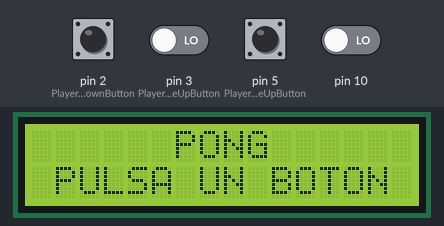
The sketch below on a simulated Arduino Uno, built with avr-gcc and run on an emulated ATmega328P. Shown: 16×2 character LCD. The test bench sets the inputs (shaded band); at power-on: pin 2 (Player_2_moveDownButton), pin 3 (Player_2_moveUpButton), pin 5 (Player_1_moveUpButton), pin 10 LOW.

Above: at 0.8 s.
0.9 s: pin 5 (Player_1_moveUpButton) pulled HIGH for 0.15 s
At 0.97 s:
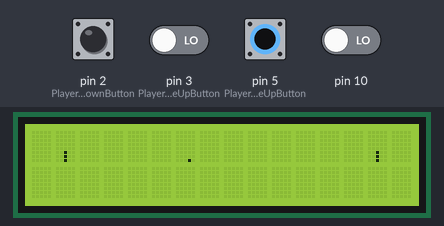
2.5 s: pin 10 driven HIGH
4.3 s: pin 2 (Player_2_moveDownButton) pulled HIGH for 0.15 s
At 7.1 s:
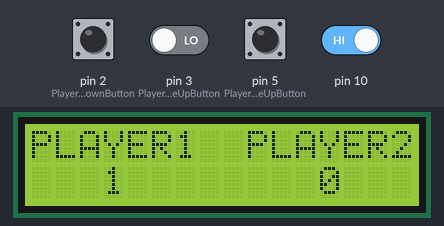
7.4 s: pin 5 (Player_1_moveUpButton) pulled HIGH for 1 s
At 10.7 s:
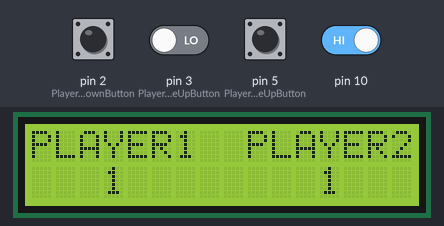

Measured:
- after the input at 0.9 s, the display: first changes at once (image 1 shows a later state)

The sketch:

pong.ino
```cpp
#include <LiquidCrystal.h>
#include <avr/interrupt.h>

//----------------------------------------MACROS------------------------------------------

// Assigning LCD PINS
#define RS 12
#define EN 11
#define D4 6
#define D5 7
#define D6 8
#define D7 9

// Buttons that move the paddle
#define Player_1_moveDownButton 10   // Player 1's Down Button is connected to digital pin 4
#define Player_1_moveUpButton 5     // Player 1's Down Button is connected to digital pin 4
#define Player_2_moveDownButton 2   // Player 2's Down Button is connected to digital pin 4
#define Player_2_moveUpButton 3     // Player 2's Down Button is connected to digital pin 4

// Assigning Player Numbers
#define Player_1 1
#define Player_2 2

// Delay for updating the ball
#define DiagonalballUpdateTime 50
#define HorizontalballUpdateTime 50

//Starting Position of the Ball
#define Start_X 35
#define Start_Y 7

#define Button_Pressed (p1_UpButState | p1_DownButState | p2_UpButState | p2_DownButState)

void(* resetFunc) (void) = 0;       //declaring reset function at address 0

// Global Variables for Pin Change Interrupt Service Routine
volatile boolean x_Up = true;
volatile boolean x_Down = true;

LiquidCrystal lcd(RS, EN, D4, D5, D6, D7);    // Creating Object of type Liquid Crystal

//------------------------------------PADDLE CLASS------------------------------------------

class Paddle
{
  public:
  // Storing Value of each row of the Character Column for the Player's Paddle
  uint8_t PaddleColArray[16] = {0,0,0,0,0,4,4,4,0,0,0,0,0,0,0,0};

  uint8_t PaddlePos = 6;     // Recording Paddles's middle position as reference to move it
  uint8_t Score = 0;         // Score of each Player

  // When the Player presses the "UP" Button
  void MovePaddleUp()
  {
    // Make sure the paddle doesn't go off the board
    if(PaddlePos != 1)
    {
      PaddlePos--;
      PaddleColArray[PaddlePos+2]=0;
      PaddleColArray[PaddlePos-1]=4;
    }
  }

  // When the Player presses the "DOWN" Button
  void MovePaddleDown()
  {
    if(PaddlePos != 14)
    {
      PaddlePos++;
      PaddleColArray[PaddlePos-2]=0;
      PaddleColArray[PaddlePos+1]=4;
    }
  }

  // Printing Paddles using each Player's Number
  void PrintPaddles(uint8_t Player_Num)
  {
    if(Player_Num == 2)
    {
      // Each character must have a unique character ID and array to print
      lcd.createChar(0, PaddleColArray);
      lcd.createChar(1, PaddleColArray+8);

      // Move cursor to 15th character on the 1st row
      lcd.setCursor(14, 0);
      lcd.write(byte(0));

      // Move cursor to 15th character on the 1st row
      lcd.setCursor(14, 1);
      lcd.write(byte(1));
    }

    //if(Player_Num == 1)
    else
    {
      lcd.createChar(2, PaddleColArray);
      lcd.createChar(3, PaddleColArray+8);

      lcd.setCursor(1, 0);
      lcd.write(byte(2));

      lcd.setCursor(1, 1);
      lcd.write(byte(3));
    }
  }
};

// Creating Objects of Class "Paddle"
Paddle p1, p2;

//------------------------------------PRINT_GAME CLASS------------------------------------------

class Print_Game
{
  public:

  // Printing texts when the game starts
  void Start_Game()
  {
    lcd.print(F("      PONG "));

    //Set the Cursor at the starting of 2nd row
    lcd.setCursor(0, 1);
    lcd.print(F(" PULSA UN BOTON"));

    // Variables to record the state of Push-Buttons
    uint8_t p1_UpButState = 0;
    uint8_t p1_DownButState = 0;
    uint8_t p2_UpButState = 0;
    uint8_t p2_DownButState = 0;

    // Waiting till any one of the button is pressed
    while(!(Button_Pressed))
    {
      // Low Level Code for digitalread() function for each input pin
      p1_UpButState = ((PIND & (1 << Player_1_moveUpButton)) );
      p1_DownButState = ((PINB & (1 << (Player_1_moveDownButton-8))) );
      p2_UpButState = ((PIND & (1 << Player_2_moveUpButton)) );
      p2_DownButState = ((PIND & (1 << Player_2_moveDownButton)) );
    }
    lcd.clear();        //Clearing LCD to start the game
  }

  // Printing score each time a player scores
  void Print_Score()
  {
    // Clearing the LCD to print scores
    lcd.clear();
    lcd.print(F("PLAYER1  PLAYER2"));
    lcd.setCursor(3 ,1);
    lcd.print(p1.Score);
    lcd.setCursor(12 ,1);
    lcd.print(p2.Score);

    // Scores remain on the display for 2 seconds
    delay(2000);

    // Clearing the display to continue the game
    lcd.clear();
  }

  // Printing the Winner on Display
  void Print_Winner(int Player_Num)
  {

    lcd.setCursor(0 ,0);
    lcd.print(F("  SE ACABO, EL "));
    lcd.setCursor(1, 1);
    lcd.print(F("JUGADOR "));
    lcd.print(Player_Num);
    lcd.setCursor(11 ,1);
    lcd.print(F(" GANA"));

    // Text remains on screen for 5 seconds
    delay(5000);

    // Resetting the Game
    resetFunc();
  }
};

// Creating an Object of Print_Game Class
Print_Game g;

//------------------------------------BALL CLASS------------------------------------------

class Ball
{
  private:

  // Flag to reset the ball and paddles when a point is scored
  uint8_t Point_Scored = 0;

  // X and Y Direction Components of the Ball
  uint8_t ballYDir = 0;       // Ball starts off going horizontal
  uint8_t ballXDir = -1;      // Call starts off going left

  // Location of the Ball
  uint8_t ballY = Start_Y;
  uint8_t ballX = Start_X;

  // Row values of Character of the LCD in which the Ball is present
  uint8_t ballCharArray[8] = {0, 0, 0, 0, 0, 0, 0, 16};

  public:

  // Declaring member fucntions defined outside of class
  void GenerateBallArray();

  void PrintBall();

  void UpdateBall(uint8_t , uint8_t);

  void AwardAPoint();
};

//----------------------------Member Fuctions of Class BALL---------------------------------

// Generate the 8 values that make up the character to draw
void Ball :: GenerateBallArray()
{
  for(uint8_t i=0; i<8; i++)
    {
    if(i == (ballY % 8))
    {
      ballCharArray[i] = 2 << (4 - (ballX % 5));
    }
    else
    {
      ballCharArray[i] = 0;
    }
  }
}

void Ball :: PrintBall()
{
  // Calculate the column we will draw in
  uint8_t LCDCol = ballX / 5;

  // Either the top or bottom row
  uint8_t LCDRow = (ballY <= 7) ? 0 : 1;

  // Assign array to the charNum
  lcd.createChar(4, ballCharArray);

  // Move the cursor into position
  lcd.setCursor(LCDCol,LCDRow);

  // Draw the character
  lcd.write(byte(4));
}

// Updating the Ball's Position
void Ball :: UpdateBall(uint8_t P1_PaddlePos, uint8_t P2_PaddlePos)
{
  // Short wait before update
  // Handling different delays so that
  // ball has same speed when it's going diagonally
  if(ballYDir)          // When it's going Diagonally
  {
    delay(DiagonalballUpdateTime);
  }
  else                  // When it's going Horizontally
  {
    delay(HorizontalballUpdateTime);
  }

  //-------------CALCULATING BALL'S NEXT POSITION------------

  //If the Ball goes off-board
  if((ballX <= 6) || (ballX >= 73))
  {
    AwardAPoint();
  }

  //If Ball is at the Player 2 edge
  else if(ballX == 72)
  {
    // IF THE BALL STRIKES THE MIDDLE POSITION OF THE PADDLE
    if(ballY == P2_PaddlePos)
    {
      ballXDir = -1;
    }

    // IF THE BALL STRIKES THE BOTTOM POSITION OF THE PADDLE
    else if(ballY == (P2_PaddlePos + 1))
    {
      ballXDir = -1;
      if(ballY == 15)    // If the ball strikes the paddle at the bottom corner of the display
      {
        ballYDir = -1;
      }
      else
      {
        ballYDir = 1;
      }
    }

    // IF THE BALL STRIKES THE TOP POSITION OF THE PADDLE
    else if(ballY == (P2_PaddlePos - 1)){
      ballXDir = -1;
      if(ballY == 0)    // If the ball strikes the paddle at the upper corner of the display
      {
        ballYDir = 1;
      }
      else
      {
        ballYDir = -1;
      }
    }
  }

  //If Ball is at the Player 1 edge
  else if(ballX == 7)
  {
    // IF THE BALL STRIKES THE MIDDLE POSITION OF THE PADDLE
    if(ballY == P1_PaddlePos)
    {
      ballXDir = 1;
    }

    // IF THE BALL STRIKES THE BOTTOM POSITION OF THE PADDLE
    else if(ballY == (P1_PaddlePos + 1)){
      ballXDir = 1;
      if(ballY == 15)    // If the ball strikes the paddle at the bottom corner of the
      {
        ballYDir = -1;
      }
      else
      {
        ballYDir = 1;
      }
    }

    // IF THE BALL STRIKES THE TOP POSITION OF THE PADDLE
    else if(ballY == (P1_PaddlePos - 1))
    {
      ballXDir = 1;
      if(ballY == 0)    // If the ball strikes the paddle at the upper corner of the display
      {
        ballYDir = 1;
      }
      else
      {
        ballYDir = -1;
      }
    }
  }

  // If the Ball Hit top or bottom of display then change Y Direction
  else if((ballY == 0) || (ballY == 15))
  {
    ballYDir *= -1;
  }

  //Resetting the Ball and Paddles IF a point is scored
  if(Point_Scored == 1)
  {
    // Resetting the Ball
    ballX = Start_X;
    ballY = Start_Y;
    ballXDir *= -1;
    ballYDir = 0;

    // Resetting the Paddles
    p1.PaddlePos = 6;
    p2.PaddlePos = 6;

    for(uint8_t i=0; i<16; i++)
    {
      if((i==5) || (i==6) || (i==7))
      {
        p1.PaddleColArray[i] = 4;
        p2.PaddleColArray[i] = 4;
      }
      else
      {
        p1.PaddleColArray[i] = 0;
        p2.PaddleColArray[i] = 0;
      }
    }

    Point_Scored = 0;         //Resetting the Point_Scored Flag
  }

  //  Delete Ball from it's Current Location
  uint8_t LCDCol = ballX / 5;
  uint8_t LCDRow = (ballY <= 7) ? 0 : 1;
  lcd.setCursor(LCDCol, LCDRow);
  lcd.print(" ");

  // Change ball's position based on direction set on X & Y
  ballX += ballXDir;
  ballY += ballYDir;

  // Create the array for the ball character
  GenerateBallArray();

  // Printing ball after calculating the new location
  PrintBall();
}

// Increase player's score each time one scores
void Ball :: AwardAPoint()
{
  if(ballX <= 8)    // When Player 2 Scores
  {
    p2.Score++;
  }

  else              // When Player 1 Scores
  {
    p1.Score++;
  }

  // When one of the player reaches the winning score of 10

  if(p1.Score == 10)            // If Player 1 reaches 10 first
  {
    g.Print_Winner(Player_1);   // Printing Player 1 as Winner
  }

  else if(p2.Score == 10)       // If Player 2 reaches 10 first
  {
    g.Print_Winner(Player_2);   // Printing Player 2 as Winner
  }

   // Printing the Score of both players
  g.Print_Score();

  Point_Scored = 1;        // Setting the Flag to reset the locations of Paddles and Ball
}

// Creating an Object of class BALL
Ball b;

//---------------------------------------SETUP---------------------------------------------

void setup()
{
  // The display has 2 rows with 16 characters per row
  lcd.begin(16, 2);

  // Setup buttons so we can receive input
  DDRD &= ~(1<<Player_1_moveUpButton);
  // Low level version of the statement: pinMode( Player_1_moveUpButton, INPUT);
  // Similarly, setting all other pins to input
  DDRD &= ~(1<<Player_1_moveDownButton);
  DDRD &= ~(1<<Player_2_moveUpButton);
  DDRD &= ~(1<<Player_2_moveDownButton);

  // Printing the first statement
  g.Start_Game();

  // Print paddles on LCD
  p1.PrintPaddles(Player_1);
  p2.PrintPaddles(Player_2);

  // Print Ball on LCD
  b.PrintBall();

  // Enabling Pin Change Interrup for Player 1's "UP" Button
  PCMSK2 |= (1 << PCINT21);
  PCICR |= (1 << PCIE2);

  // Enabling Pin Change Interrup for Player 1's "DOWN" Button
  PCMSK0 |= (1 << PCINT2);
  PCICR |= (1 << PCIE0);

  // Enabling Global interrupts
  sei();

  //Player 2 will input through Interrupts
  attachInterrupt(digitalPinToInterrupt(Player_2_moveDownButton), P2_Move_Down, RISING);
  attachInterrupt(digitalPinToInterrupt(Player_2_moveUpButton), P2_Move_Up, RISING);
}

//---------------------------------------LOOP---------------------------------------------

void loop()
{
  //Printing Both Paddles
  p1.PrintPaddles(Player_1);
  p2.PrintPaddles(Player_2);

  //Updating Ball's Position
  b.UpdateBall(p1.PaddlePos, p2.PaddlePos);
}

//-----INTERRUPT SERVICE ROUTINES----FOR PLAYER 2--------------

void P2_Move_Down()
{
  p2.MovePaddleDown();
}

void P2_Move_Up()
{
  p2.MovePaddleUp();
}

//----PIN CHANGE INTERRUPT SERVICE ROUTINES----FOR PLAYER 1-----

// Interrupt Routine for Player 1 "UP" Button
ISR(PCINT2_vect)
{
  // The if statements make sure that interrupts does something
  // only on rising edge of the clock
  if(x_Up)
  {
    p1.MovePaddleUp();
    x_Up = false;
  }
  else
  {
    x_Up = true;
  }
}

// Interrupt Routine for Player 1 "DOWN" Button
ISR(PCINT0_vect)
{
  // The if statements make sure that interrupts does something
  // only on rising edge of the clock
  if(x_Down)
  {
    p1.MovePaddleDown();
    x_Down = false;
  }
  else
  {
    x_Down = true;
  }
}
```
